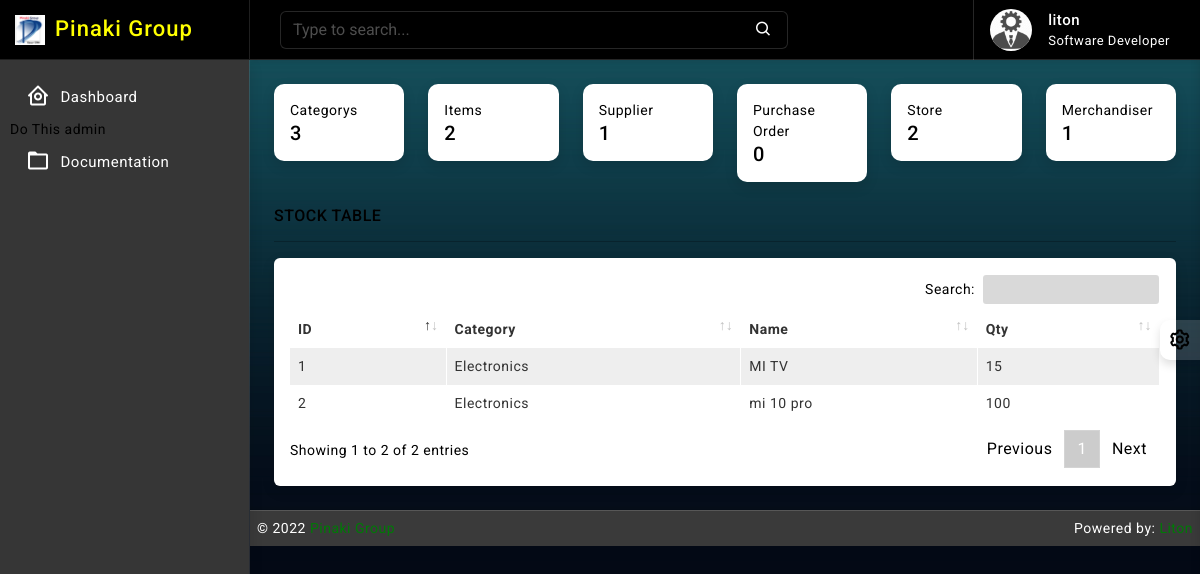
Page / (signed in) on the earlier database version.
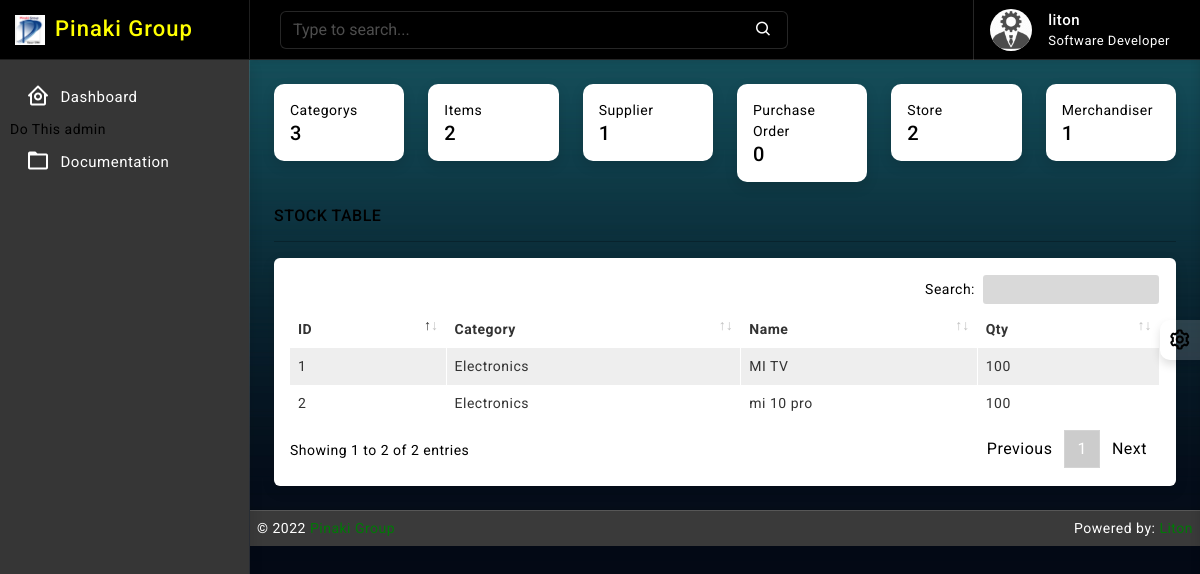
Same page on the later database version.
### stock/models.py (models this page shows, shortened)
class Stock(models.Model):
    id = models.AutoField(primary_key=True)
    category = models.ForeignKey(Category, on_delete=models.CASCADE, blank=False)
    name = models.CharField(max_length=30, unique=True)
    quantity = models.IntegerField(default=1)
    is_deleted = models.BooleanField(default=False)

### category/models.py (models this page shows)
class Category(models.Model):
    name = models.CharField(max_length=64, null=True, unique=True, blank=True)
    created_at = models.DateTimeField(auto_now_add=True, auto_now=False)
    updated_at = models.DateTimeField(auto_now_add=False, auto_now=True)
    def __str__(self):
        return self.name

### accounts/decorators.py (the view)
        def wrapper_func(request, *args, **kwargs):
            group = None
            if request.user.groups.exists():
                group = request.user.groups.all()[0].name
            if group in allowed_roles:
                return view_func(request, *args, **kwargs)
            else:
                return render(request, 'accounts/index.html')

### pgims/views.py (called while the page is built)
@login_required
@admin_only
@allowed_users(allowed_roles=['admin', 'merchandiser'])
def home(request):
    total_category = Category.objects.count()
    total_merchandiser = Merchandiser.objects.count()
    total_supplier = Supplier.objects.count()
    total_store = StoreBill.objects.count()
    total_purchase = PurchaseItem.objects.count()
    total_stock = Stock.objects.count()
    stocks = Stock.objects.all().order_by('-id')
    context = {
        'name': total_category,
        'office_id': total_merchandiser,
        'supplier_name': total_supplier,
        'stock': total_purchase,
        'billno': total_store,
        'billno': total_stock,
        'stocks': stocks
    }
    return render(request, 'home.html', context)

### templates/home.html (shortened to what the changed rows need)
{% extends 'base/base.html' %}
{% block body %}
{% load static %}
		<div class="page-wrapper">
			<div class="page-content">
                    <div class="card">
                        <div class="card-body">
                            <div class="table-responsive">
                                <table id="example2" class="table table-striped table-bordered">
                                    <thead>
                                        <tr>
                                            <th>ID</th>
                                            <th>Category</th>
                                            <th>Name</th>
                                            <th>Qty</th>
                                        </tr>
                                    </thead>
                                    <tbody>
                                        {% for data in stocks %}
                                        <tr>
                                           <td>{{ data.id }}</td>
                                           <td>{{ data.category }}</td>
                                           <td>{{ data.name }}</td>
                                           <td>{{ data.quantity }}</td>
                                        </tr>
                                     {% endfor %}
                                    </tbody>
                                </table>
                            </div>
                        </div>
                    </div>
            </div>
        </div>
{% endblock body %}

Differences in the rows shown:
changed Stock "MI TV": quantity "15" → "100"
